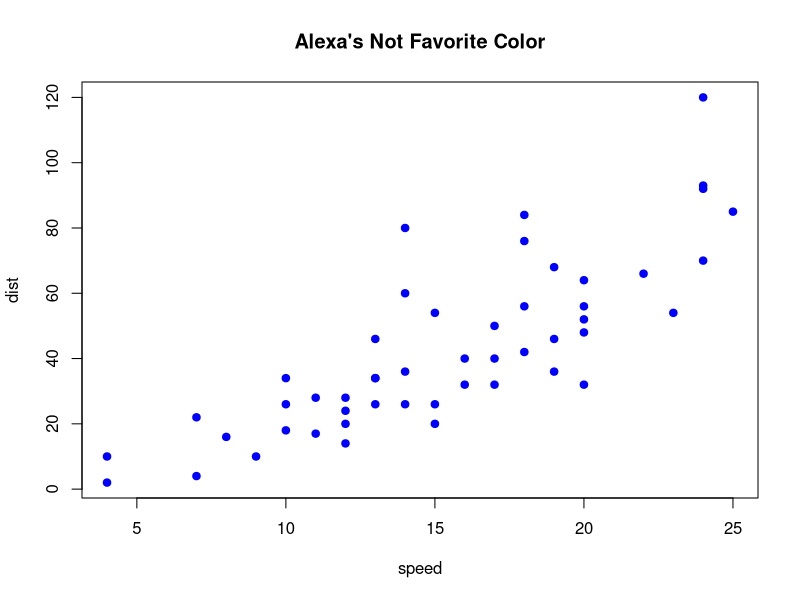

The R script that drew this image:
## ---- chunk 1
summary(cars)
sd(cars$dist)
## ---- chunk 2
plot(cars, col= "blue" ,pch=19, main="Alexa's Not Favorite Color")
